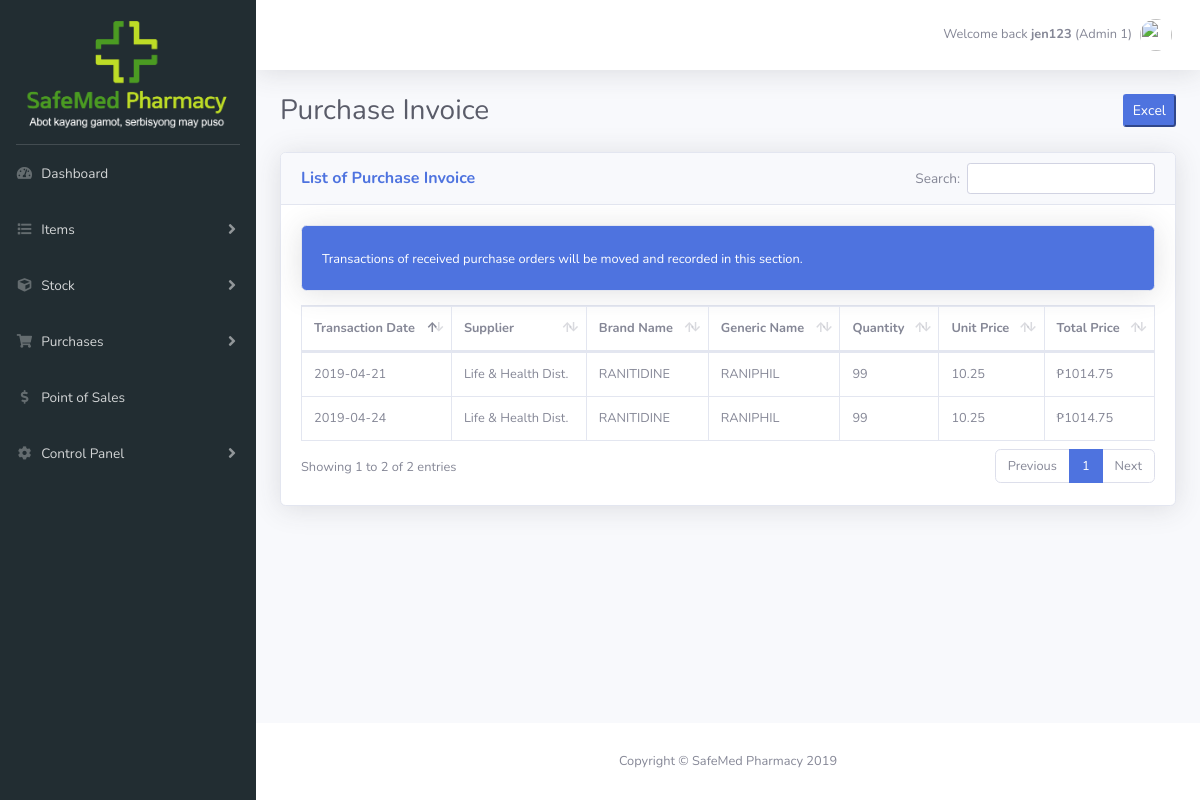
/purchase-invoice.php (signed in), run on the app's committed database.
### tables this page shows
CREATE TABLE IF NOT EXISTS `dim_inventory` (
  `item_id` int(30) NOT NULL AUTO_INCREMENT,
  `ref_num` int(11) DEFAULT NULL,
  `brand_name` varchar(200) NOT NULL,
  `generic_name` varchar(200) NOT NULL,
  `uom` varchar(100) NOT NULL,
  `supplier` varchar(100) NOT NULL,
  `defective_qty` int(30) NOT NULL,
  `order_qty` int(30) NOT NULL,
  `unit_price` double(10,2) NOT NULL,
  `selling_price` double(10,2) NOT NULL,
  `total_price` double(10,2) NOT NULL,
  `category` varchar(100) NOT NULL,
  `expiration_date` date NOT NULL,
  `added_by` varchar(100) NOT NULL,
  `date_added` date NOT NULL,
  `status` varchar(100) NOT NULL,
  `sku` int(30) NOT NULL,
  `stock_count` int(11) NOT NULL DEFAULT '0',
  PRIMARY KEY (`item_id`)
);

### purchase-invoice.php (the view, shortened to what this page needs)
<!DOCTYPE html>
<html lang="en">
<?php
    $connect = mysqli_connect('localhost', 'root', '', 'safemedpharmacy');
?>
<head>
  <?php include('assets.php'); ?>
  <link href="vendor/datatables/dataTables.bootstrap4.min.css" rel="stylesheet">
  <?php include('head-actions.php'); ?>
</head>
<body id="page-top">
  <div id="wrapper">
    <?php include('sidebar.php'); ?>
    <div id="content-wrapper" class="d-flex flex-column">
      <div id="content">
        <?php include('top-bar.php'); ?>
        <div class="container-fluid">
          <div class="d-sm-flex align-items-center justify-content-between mb-4">
            <h1 class="h3 mb-0 text-gray-800">Purchase Invoice</h1>
            <div class="action-buttons"> </div>
          </div>
          <div class="card shadow mb-4">
            <div class="card-header py-3">
              <h6 class="m-0 font-weight-bold text-primary">List of Purchase Invoice</h6>
            </div>
            <div class="card-body">
                <div class="mb-2">
                  <div class="card bg-primary text-white shadow">
                    <div class="card-body">
                      <span style="font-size: 0.80rem;">Transactions of received purchase orders will be moved and recorded in this section.</span>
                    </div>
                  </div>
                </div>
              <div class="table-responsive">
                <table class="table table-bordered" id="dataTable" width="100%" cellspacing="0">
                  <thead>
                    <tr>
                      <th>Transaction Date</th>
                      <th>Supplier</th>
                      <th>Brand Name</th>
                      <th>Generic Name</th>
                      <th>Quantity</th>
                      <th>Unit Price</th>
                      <th>Total Price</th>
                    </tr>
                  </thead>
                  <tbody>
                    <tr>
                      <?php
                      $query = "SELECT * FROM dim_inventory WHERE status = 'Received'";
                      $result_set =  mysqli_query($connect, $query);
                      while($row = mysqli_fetch_array($result_set)) {
                        $no_of_defective_qty = $row['defective_qty'];
                        $no_of_order_qty = $row['order_qty'];
                        $stock_on_hand = $no_of_order_qty - $no_of_defective_qty;
                      ?>
                      <td><?php echo $row['date_added']; ?></td>
                      <td><?php echo $row['supplier']; ?></td>
                      <td><?php echo $row['brand_name']; ?></td>
                      <td><?php echo $row['generic_name']; ?></td>
                      <td><?php echo $stock_on_hand; ?></td>
                      <td><?php echo $row['unit_price']; ?></td>
                      <td>₱<?php echo $row['total_price']; ?></td>
                    </tr><?php } ?>
                  </tbody>
                </table>
              </div>
            </div>
          </div>
      </div>
    </div>
      <footer class="sticky-footer bg-white">
        <div class="container my-auto">
          <div class="copyright text-center my-auto">
            <span>Copyright &copy; SafeMed Pharmacy 2019</span>
          </div>
        </div>
      </footer>
  </div>
</body>
</html>

### purchase-invoice.php (style rules this page uses)
#dataTable tr td { vertical-align: middle; }
#dataTable_wrapper, .table-responsive { font-size: .80rem; }

### data on the page
dim_inventory: date_added "2019-04-21", supplier "Life & Health Dist.", brand_name "RANITIDINE", generic_name "RANIPHIL", order_qty "99", unit_price "10.25", total_price "1014.75"
dim_inventory: date_added "2019-04-24", supplier "Life & Health Dist.", brand_name "RANITIDINE", generic_name "RANIPHIL", order_qty "99", unit_price "10.25", total_price "1014.75"

### other printed values
$username "jen123"
$name "Admin 1"
